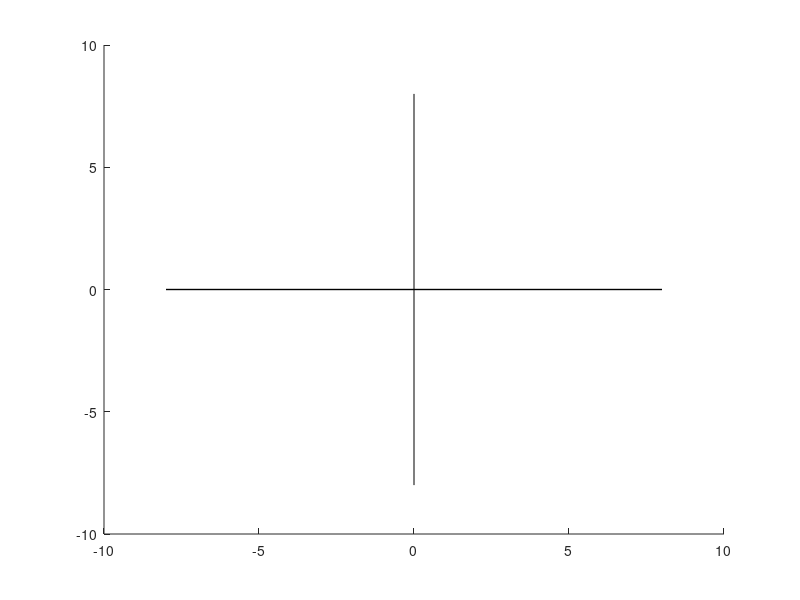

MATLAB code to generate this figure: (Note: this script raises an error after producing the figure.)
close all
clear all

C = 'color'; c = {'b','r','g','m','y','c'};
x = [0 0]; y = [-8 8]; K = 'k'; LW = 'linewidth'; FS = 'fontsize';

%%%%%%%%%%%%%%%%%

figure;
hold on;

plot(y,x,K,LW,1, 'HandleVisibility','off'), plot(x,y,K, 'HandleVisibility','off')

t = chebfun('t',[0 2*pi]);
z = exp(1i*t); r = z-1;

s = 1; 
P = feval(r./s, linspace(0, 2*pi, 100))';
shp = polyshape(real(P), imag(P));
plot(shp, 'EdgeColor','green', 'FaceColor','green','FaceAlpha',0.1, 'DisplayName', 'Euler');


axis([-3 1 -2 2]), axis square, grid on
xlabel('Re(h\lambda)');
ylabel('Im(h\lambda)');

title('Explicit Euler')
saveas(gcf,'stability_euler.png');

%%%%%%%%%%%%%%%%%

figure;
hold on;

plot(y,x,K,LW,1, 'HandleVisibility','off'), plot(x,y,K, 'HandleVisibility','off')

d = 1-1./z; r = 0;
%for i = 1:4
%  r = r+(d.^i)/i;
%  plot(r,C,c{i},LW,2)
%end

r = r+(d.^1)/1;
P = feval(r, linspace(0, 2*pi, 100))';
shp = polyshape(real(P), imag(P));
shi = addboundary(shp,[-10,-10,10,10],[-10,+10,+10,-10]);
plot(shi, 'EdgeColor','green', 'FaceColor','green','FaceAlpha',0.1, 'DisplayName', 'implicit Euler');


axis([-1 3 -2 2]), axis square, grid on
xlabel('Re(h\lambda)');
ylabel('Im(h\lambda)');

title('Implicit Euler')
saveas(gcf,'stability_ieuler.png');



%%%%%%%%%%%%%%%%%

figure;
hold on;

plot(y,x,K,LW,1, 'HandleVisibility','off'), plot(x,y,K, 'HandleVisibility','off')

shi = polyshape([-10,-10,0,0],[-10,+10,+10,-10]);
plot(shi, 'EdgeColor','green', 'FaceColor','green','FaceAlpha',0.1, 'DisplayName', 'implicit Euler');


axis([-2 2 -2 2]), axis square, grid on
xlabel('Re(h\lambda)');
ylabel('Im(h\lambda)');

title('Trapezoidal')
saveas(gcf,'stability_trapezoidal.png');


%%%%%%%%%%%%%


figure;
hold on;

plot(y,x,K,LW,1, 'HandleVisibility','off'), plot(x,y,K, 'HandleVisibility','off')

t = chebfun('t',[0 2*pi]);
z = exp(1i*t); r = z-1;

s = 1; 
P = feval(r./s, linspace(0, 2*pi, 100))';
shp = polyshape(real(P), imag(P));
plot(shp, 'EdgeColor','green', 'FaceColor','green','FaceAlpha',0.1, 'DisplayName', 'Order 1');

s = (3-1./z)/2; 
P = feval(r./s, linspace(0, 2*pi, 100))';
shp = polyshape(real(P), imag(P));
plot(shp, 'EdgeColor','red', 'FaceColor','red','FaceAlpha',0.1, 'DisplayName', 'Order 2');


s = (23-16./z+5./z.^2)/12;
P = feval(r./s, linspace(0, 2*pi, 100))';
shp = polyshape(real(P), imag(P));
plot(shp, 'EdgeColor','blue', 'FaceColor','blue','FaceAlpha',0.1, 'DisplayName', 'Order 3');

axis([-2.5 .5 -1.5 1.5]), axis square, grid on
xlabel('Re(h\lambda)');
ylabel('Im(h\lambda)');
legend;
title('Adams-Bashforth')
saveas(gcf,'stability_adams.png');

%%%%%%

figure;
hold on;

plot(y,x,K,LW,1, 'HandleVisibility','off'), plot(x,y,K, 'HandleVisibility','off')

w = z-1;
%plot(w,C,c{1},LW,2)                                % order 1
P = feval(w, linspace(0, 2*pi, 100))';
shp = polyshape(real(P), imag(P));
plot(shp, 'EdgeColor','green', 'FaceColor','green','FaceAlpha',0.1, 'DisplayName', 'Order 1 (explicit Euler)');

for i = 1:3
  w = w-(1+w+.5*w.^2-z.^2)./(1+w);
end
%plot(w,C,c{2},LW,2)                                % order 2
P = feval(w, linspace(0, 2*pi, 100))';
shp = polyshape(real(P), imag(P));
plot(shp, 'EdgeColor','red', 'FaceColor','red','FaceAlpha',0.1, 'DisplayName', 'Order 2');

for i = 1:4
  w = w-(1+w+.5*w.^2+w.^3/6-z.^3)./(1+w+w.^2/2);
end
%plot(w,C,c{3},LW,2)                                % order 3
P = feval(w, linspace(0, 2*pi, 100))';
shp = polyshape(real(P), imag(P));
plot(shp, 'EdgeColor','blue', 'FaceColor','blue','FaceAlpha',0.1, 'DisplayName', 'Order 3');


for i = 1:4
  w = w-(1+w+.5*w.^2+w.^3/6+w.^4/24-z.^4)...
      ./(1+w+w.^2/2+w.^3/6);
end
%plot(w,C,c{4},LW,2)                                % order 4
P = feval(w, linspace(0, 2*pi, 100))';
shp = polyshape(real(P), imag(P));
plot(shp, 'EdgeColor','magenta', 'FaceColor','magenta','FaceAlpha',0.1, 'DisplayName', 'Order 4');

axis([-5 2 -3.5 3.5]), axis square, grid on
xlabel('Re(h\lambda)');
ylabel('Im(h\lambda)');
legend;
title('Runge-Kutta orders 1,2,3,4')
saveas(gcf,'stability_runge.png');

%%%%%%

figure;
hold on;

plot(y,x,K,LW,1, 'HandleVisibility','off'), plot(x,y,K, 'HandleVisibility','off')

d = 1-1./z; r = 0;
%for i = 1:4
%  r = r+(d.^i)/i;
%  plot(r,C,c{i},LW,2)
%end

r = r+(d.^1)/1;
P = feval(r, linspace(0, 2*pi, 100))';
shp = polyshape(real(P), imag(P));
shi = addboundary(shp,[-10,-10,10,10],[-10,+10,+10,-10]);
plot(shi, 'EdgeColor','green', 'FaceColor','green','FaceAlpha',0.1, 'DisplayName', 'Order 1');

r = r+(d.^2)/2;
P = feval(r, linspace(0, 2*pi, 100))';
shp = polyshape(real(P), imag(P));
shi = addboundary(shp,[-10,-10,10,10],[-10,+10,+10,-10]);
plot(shi, 'EdgeColor','red', 'FaceColor','red','FaceAlpha',0.1, 'DisplayName', 'Order 2');

r = r+(d.^3)/3;
P = feval(r, linspace(0, 2*pi, 100))';
shp = polyshape(real(P), imag(P));
shi = addboundary(shp,[-100,-100,100,100],[-100,+100,+100,-100]);
plot(shi, 'EdgeColor','blue', 'FaceColor','blue','FaceAlpha',0.1, 'DisplayName', 'Order 3');

r = r+(d.^4)/4;
P = feval(r, linspace(0, 2*pi, 100))';
shp = polyshape(real(P), imag(P));
shi = addboundary(shp,[-100,-100,100,100],[-100,+100,+100,-100]);
plot(shi, 'EdgeColor','magenta', 'FaceColor','magenta','FaceAlpha',0.1, 'DisplayName', 'Order 3');

axis([-2 5 -3.5 3.5]), axis square, grid on
xlabel('Re(h\lambda)');
ylabel('Im(h\lambda)');
legend;
title('BDF orders 1,2,3,4')
saveas(gcf,'stability_bdf.png');

